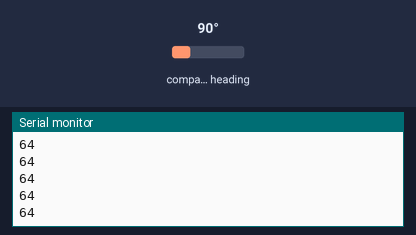
A sketch run on a simulated Arduino Uno, built with avr-gcc and run on an emulated ATmega328P. On the bench: the last lines printed to the serial monitor. Wiring (inferred from the names in the program): CMPS compass at I2C address 0x60. Inputs (shaded band) come from the test bench; at power-on: compass heading 90°.

Above: at 1.2 s.
1.3 s: compass heading set to 7°
At 1.31 s:
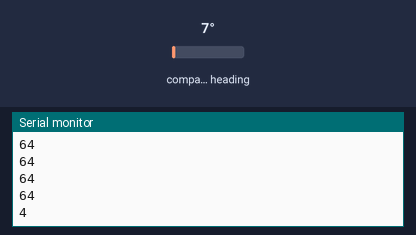
2.8 s: compass heading set to 180°
At 2.82 s:
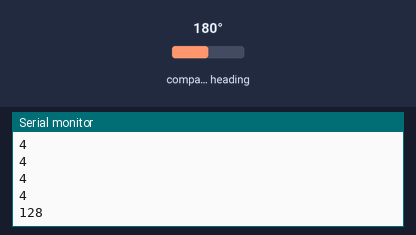
Timing chart, 0 to 5.8 s (numbered marks = the images above; inputs shaded):
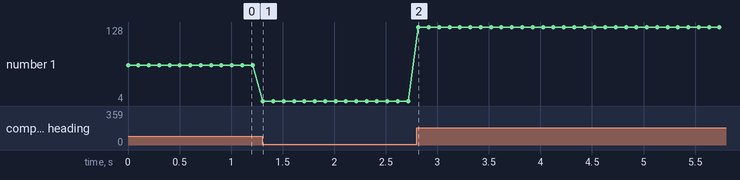

The sketch:

compass_test.ino
```cpp
#include <Wire.h>

byte read_i2c(int address, int _register) {
  Wire.beginTransmission(address);
  Wire.write(_register);
  Wire.endTransmission();
  Wire.requestFrom(address, 1);
  return Wire.read();
}

byte bearing(){
  int compass_address = 0x60; // CMPS10 I2C address
  int bearing_register = 1; // register containing the bearing 0-255
  return read_i2c(compass_address, bearing_register);
}

void setup(){
  Serial.begin(9600);
  Wire.begin();
}

void loop(){
  Serial.println(bearing());
  delay(100);
}
```

Measured:
- after the input at 1.3 s, the serial monitor: prints a new line at once (image 1)
- after the input at 2.8 s, the serial monitor: prints a new line at once (image 2)
- plotted number 1: 64 → 4 after the input at 1.3 s, 4 → 128 after the input at 2.8 s
